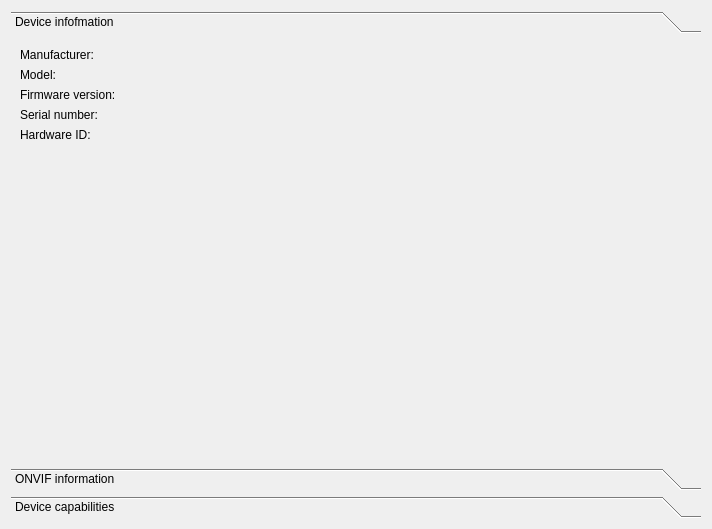
<?xml version="1.0" encoding="UTF-8"?>
<ui version="4.0">
 <class>FormDeviceMaintenance</class>
 <widget class="QWidget" name="FormDeviceMaintenance">
  <property name="geometry">
   <rect>
    <x>0</x>
    <y>0</y>
    <width>712</width>
    <height>529</height>
   </rect>
  </property>
  <property name="windowTitle">
   <string>Device maintenance</string>
  </property>
  <layout class="QVBoxLayout" name="verticalLayout">
   <item>
    <widget class="QToolBox" name="toolBox">
     <property name="currentIndex">
      <number>0</number>
     </property>
     <widget class="QWidget" name="pageDeviceInfo">
      <property name="geometry">
       <rect>
        <x>0</x>
        <y>0</y>
        <width>694</width>
        <height>430</height>
       </rect>
      </property>
      <attribute name="label">
       <string>Device infofmation</string>
      </attribute>
      <layout class="QVBoxLayout" name="verticalLayout_2">
       <item>
        <layout class="QFormLayout" name="formLayout">
         <item row="0" column="0">
          <widget class="QLabel" name="lblManufacturer">
           <property name="text">
            <string>Manufacturer:</string>
           </property>
          </widget>
         </item>
         <item row="0" column="1">
          <widget class="QLabel" name="lblManufacturerValue">
           <property name="text">
            <string/>
           </property>
          </widget>
         </item>
         <item row="1" column="0">
          <widget class="QLabel" name="lblModel">
           <property name="text">
            <string>Model:</string>
           </property>
          </widget>
         </item>
         <item row="1" column="1">
          <widget class="QLabel" name="lblModelValue">
           <property name="text">
            <string/>
           </property>
          </widget>
         </item>
         <item row="2" column="0">
          <widget class="QLabel" name="lblFirmware">
           <property name="text">
            <string>Firmware version:</string>
           </property>
          </widget>
         </item>
         <item row="2" column="1">
          <widget class="QLabel" name="lblFirmwareValue">
           <property name="text">
            <string/>
           </property>
          </widget>
         </item>
         <item row="3" column="0">
          <widget class="QLabel" name="lblSerial">
           <property name="text">
            <string>Serial number:</string>
           </property>
          </widget>
         </item>
         <item row="4" column="0">
          <widget class="QLabel" name="lblHardware">
           <property name="text">
            <string>Hardware ID:</string>
           </property>
          </widget>
         </item>
         <item row="3" column="1">
          <widget class="QLabel" name="lblSerialValue">
           <property name="text">
            <string/>
           </property>
          </widget>
         </item>
         <item row="4" column="1">
          <widget class="QLabel" name="lblHardwareValue">
           <property name="text">
            <string/>
           </property>
          </widget>
         </item>
        </layout>
       </item>
      </layout>
     </widget>
     <widget class="QWidget" name="pageOnvifInfo">
      <property name="geometry">
       <rect>
        <x>0</x>
        <y>0</y>
        <width>694</width>
        <height>430</height>
       </rect>
      </property>
      <attribute name="label">
       <string>ONVIF information</string>
      </attribute>
      <layout class="QVBoxLayout" name="verticalLayout_3">
       <item>
        <layout class="QFormLayout" name="formLayout_2">
         <item row="0" column="0">
          <widget class="QLabel" name="lblonvifVersion">
           <property name="text">
            <string>ONVIF version:</string>
           </property>
          </widget>
         </item>
         <item row="1" column="0">
          <widget class="QLabel" name="lblMedia2Support">
           <property name="text">
            <string>Media2 support:</string>
           </property>
          </widget>
         </item>
         <item row="2" column="0">
          <widget class="QLabel" name="lblDeviceURI">
           <property name="text">
            <string>Device service URI:</string>
           </property>
          </widget>
         </item>
        </layout>
       </item>
      </layout>
     </widget>
     <widget class="QWidget" name="pageDeviceCapabilities">
      <property name="geometry">
       <rect>
        <x>0</x>
        <y>0</y>
        <width>694</width>
        <height>430</height>
       </rect>
      </property>
      <attribute name="label">
       <string>Device capabilities</string>
      </attribute>
      <layout class="QVBoxLayout" name="verticalLayout_4">
       <item>
        <layout class="QFormLayout" name="formLayout_3">
         <item row="0" column="0">
          <widget class="QLabel" name="lblVideoSources">
           <property name="text">
            <string>Video sources:</string>
           </property>
          </widget>
         </item>
         <item row="2" column="0">
          <widget class="QLabel" name="lblAudioSources">
           <property name="text">
            <string>Audio sources:</string>
           </property>
          </widget>
         </item>
         <item row="4" column="0">
          <widget class="QLabel" name="lblDigitalInputs">
           <property name="text">
            <string>Digital inputs:</string>
           </property>
          </widget>
         </item>
         <item row="5" column="0">
          <widget class="QLabel" name="lblRelayOutputs">
           <property name="text">
            <string>Relay outputs:</string>
           </property>
          </widget>
         </item>
         <item row="3" column="0">
          <widget class="QLabel" name="lblAudioOutputs">
           <property name="text">
            <string>Audio outputs:</string>
           </property>
          </widget>
         </item>
         <item row="1" column="0">
          <widget class="QLabel" name="lblVideoOutputs">
           <property name="text">
            <string>Video outputs:</string>
           </property>
          </widget>
         </item>
         <item row="0" column="1">
          <widget class="QLabel" name="lblVideoSourcesValue">
           <property name="text">
            <string/>
           </property>
          </widget>
         </item>
         <item row="1" column="1">
          <widget class="QLabel" name="lblVideoOutputsValue">
           <property name="text">
            <string/>
           </property>
          </widget>
         </item>
         <item row="2" column="1">
          <widget class="QLabel" name="lblAudioSourcesValue">
           <property name="text">
            <string/>
           </property>
          </widget>
         </item>
         <item row="3" column="1">
          <widget class="QLabel" name="lblAudioOutputsValue">
           <property name="text">
            <string/>
           </property>
          </widget>
         </item>
         <item row="4" column="1">
          <widget class="QLabel" name="lblDigitalInputsValue">
           <property name="text">
            <string/>
           </property>
          </widget>
         </item>
         <item row="5" column="1">
          <widget class="QLabel" name="lblRelayOutputsValue">
           <property name="text">
            <string/>
           </property>
          </widget>
         </item>
        </layout>
       </item>
      </layout>
     </widget>
    </widget>
   </item>
  </layout>
 </widget>
 <resources/>
 <connections/>
</ui>
